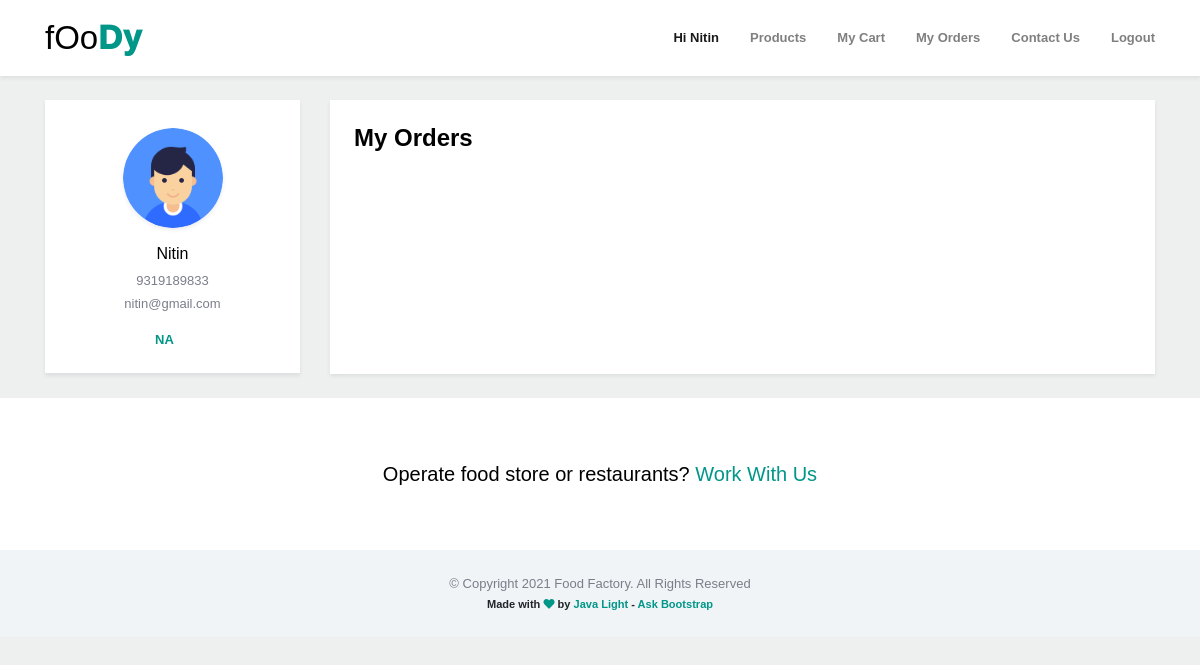
The page /user_order.php (signed in) on the database its author committed.
### tables this page shows
CREATE TABLE `users` (
  `uid` int(11) NOT NULL auto_increment,
  `name` varchar(100) NOT NULL,
  `city` varchar(100) NOT NULL,
  `email` varchar(100) NOT NULL,
  `password` varchar(100) NOT NULL,
  `mobile` varchar(100) NOT NULL,
  `address` varchar(200) NOT NULL default 'NA',
  `pic` varchar(100) NOT NULL default 'default.png',
  PRIMARY KEY  (`city`,`email`,`password`),
  UNIQUE KEY `uid` (`uid`)
);

### user_order.php (the view, shortened to what this page needs)
<?php
include './mycon.php';
$uid=$_SESSION['uid'];
$q="select * from users where uid=$uid";
$re=$con->query($q);
if($r=$re->fetch_assoc())
{
?>
<!doctype html>
<html lang="en">
   <head>
      <link href="vendor/bootstrap/css/bootstrap.min.css" rel="stylesheet">
      <link href="vendor/fontawesome/css/all.min.css" rel="stylesheet">
      <link href="vendor/icofont/icofont.min.css" rel="stylesheet">
      <link href="vendor/select2/css/select2.min.css" rel="stylesheet">
      <link href="css/osahan.css" rel="stylesheet">
      <link rel="stylesheet" href="css/index.css">
   </head>
   <body>
      <nav class="navbar navbar-expand-lg navbar-light bg-light osahan-nav shadow-sm">
         <?php include './user_header.php'; ?>
      </nav>
      <section class="section pt-4 pb-4 osahan-account-page">
         <div class="container">
            <div class="row">
               <div class="col-md-3">
                  <div class="osahan-account-page-left shadow-sm bg-white h-100">
                     <div class="border-bottom p-4">
                        <div class="osahan-user text-center">
                           <div class="osahan-user-media">
                               <img class="mb-3 rounded-pill shadow-sm mt-1" src="admin/pics/users/<?php echo $r['pic'];?>"  style="width: 100px;height: 100px;" alt="gurdeep singh osahan">
                              <div class="osahan-user-media-body">
                                 <h6 class="mb-2"><?php echo $r['name'];?></h6>
                                 <p class="mb-1"><?php echo $r['mobile'];?></p>
                                 <p><?php echo $r['email'];?></p>
                                 <p class="mb-0 text-black font-weight-bold"><a class="text-primary mr-3" data-toggle="modal" data-target="#edit-profile-modal" href="#"><?php echo $r['address'];?></a></p>
                              </div>
                           </div>
                        </div>
                     </div>
                  </div>
               </div>
               <div class="col-md-9">
                  <div class="osahan-account-page-right shadow-sm bg-white p-4 h-100">
                     <div class="tab-content" id="myTabContent">
                        <div class="tab-pane fade show active" id="orders" role="tabpanel" aria-labelledby="orders-tab">
                           <h4 class="font-weight-bold mt-0 mb-4">My Orders</h4>
                        </div>
                     </div>
                  </div>
               </div>
            </div>
         </div>
      </section>
      <section class="section pt-5 pb-5 text-center bg-white">
         <div class="container">
            <div class="row">
               <div class="col-sm-12">
                   <h5 class="m-0">Operate food store or restaurants? <a href="user_contact.php">Work With Us</a></h5>
               </div>
            </div>
         </div>
      </section>
      <footer class="pt-4 pb-4 text-center">
         <?php include './footer.php'; ?>
      </footer>
   </body>
</html>
<?php
}
else
{
    echo "Error : ".mysqli_error($con);
}
?>

### css/osahan.css (style rules this page uses)
body { background: #f3f7f8; font-size: 13px; font-weight: 500; }
button, a { outline: none !important; color: #009688; text-decoration: none !important; }
p { font-size: 13px; color: #7a7e8a; }
img { image-rendering: auto; }
.h1,.h2,.h3,.h4,.h5,.h6,h1,h2,h3,h4,h5,h6 { color: #000000; }
.osahan-nav { background: #fff none repeat scroll 0 0 !important; padding: 0; z-index: 9; }
:root { --input-padding-x: 1.5rem; --input-padding-y: 0.75rem; }
.text-primary { color: #009688 !important; }
.pb-5, .py-5 { padding-bottom: 4rem !important; }
.pt-5, .py-5 { padding-top: 4rem !important; }
.text-black { color: #000000; }
.osahan-user-media img { width: 90px; }
footer { background-color: #f0f4f7; }

### css/index.css (style rules this page uses)
body { background-color: #eef0ef; font-family: "Montserrat", sans-serif; margin: 0; }

### rows shown on the page
users: pic (placeholder picture), name "Nitin", mobile "9319189833", email "nitin@gmail.com", address "NA"

### other values the page prints
$_SESSION['name'] "Nitin"
